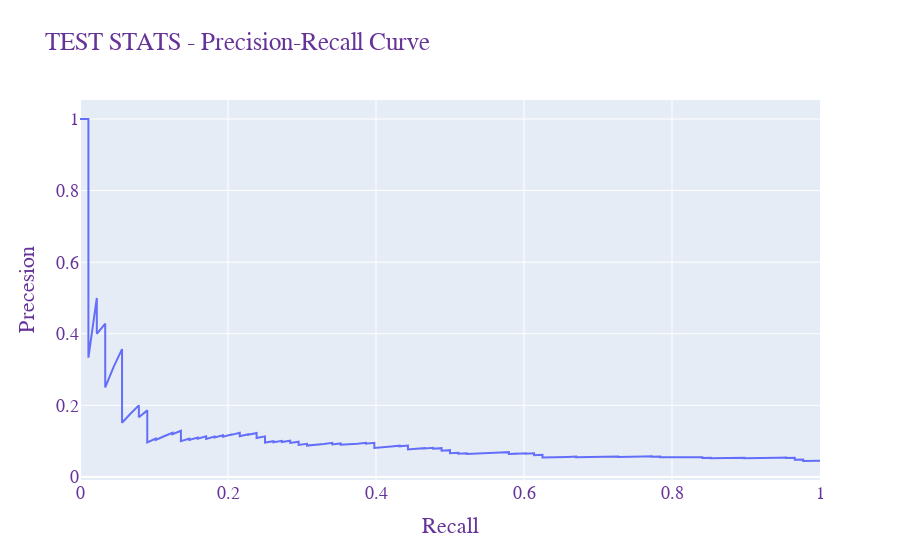

The notebook cell saved with this chart:
### Code cell
evaluate(model,test_df,test_labels,'TEST STATS')

### Figure 1 — Plotly figure (JSON) as saved in the notebook; plotly's stock layout.template omitted (floating-point values rounded to 4 significant figures; data arrays with more than 128 entries replaced by an {"elided": "..."} marker saying what was removed)
{"data": [{"type": "scatter", "x": {"elided": "1936 float values"}, "y": {"elided": "1936 float values"}}], "layout": {"font": {"color": "RebeccaPurple", "family": "Courier New, monospace", "size": 18}, "legend": {"title": {"text": "Legend Title"}}, "title": {"text": "TEST STATS - Precision-Recall Curve"}, "xaxis": {"title": {"text": "Recall"}}, "yaxis": {"title": {"text": "Precesion"}}}}
